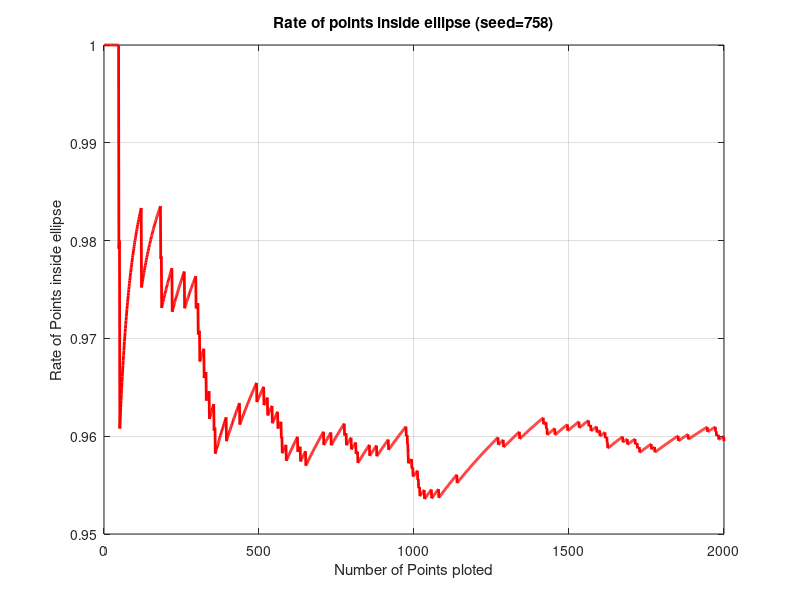

This chart was generated by the following MATLAB code:
close all;
nSamples=2000;
seed=758;
rand('seed',seed);
Ninside=0;
rateInside=zeros(nSamples,1);

for n=1:nSamples
    d=rand(1,1);
    x=4*d-2;
    d=rand(1,1);
    y=2*d-1;
    if((x^2+y^2)<=4)
        Ninside=Ninside+1;
    end
    rateInside(n)=Ninside/n
end

plot(rateInside,'r-','linewidth',2);
title(sprintf('Rate of points inside ellipse (seed=%d)',seed));
xlabel('Number of Points ploted');
ylabel('Rate of Points inside ellipse');
grid on

pause

print -dpsc2 dart.eps
close

